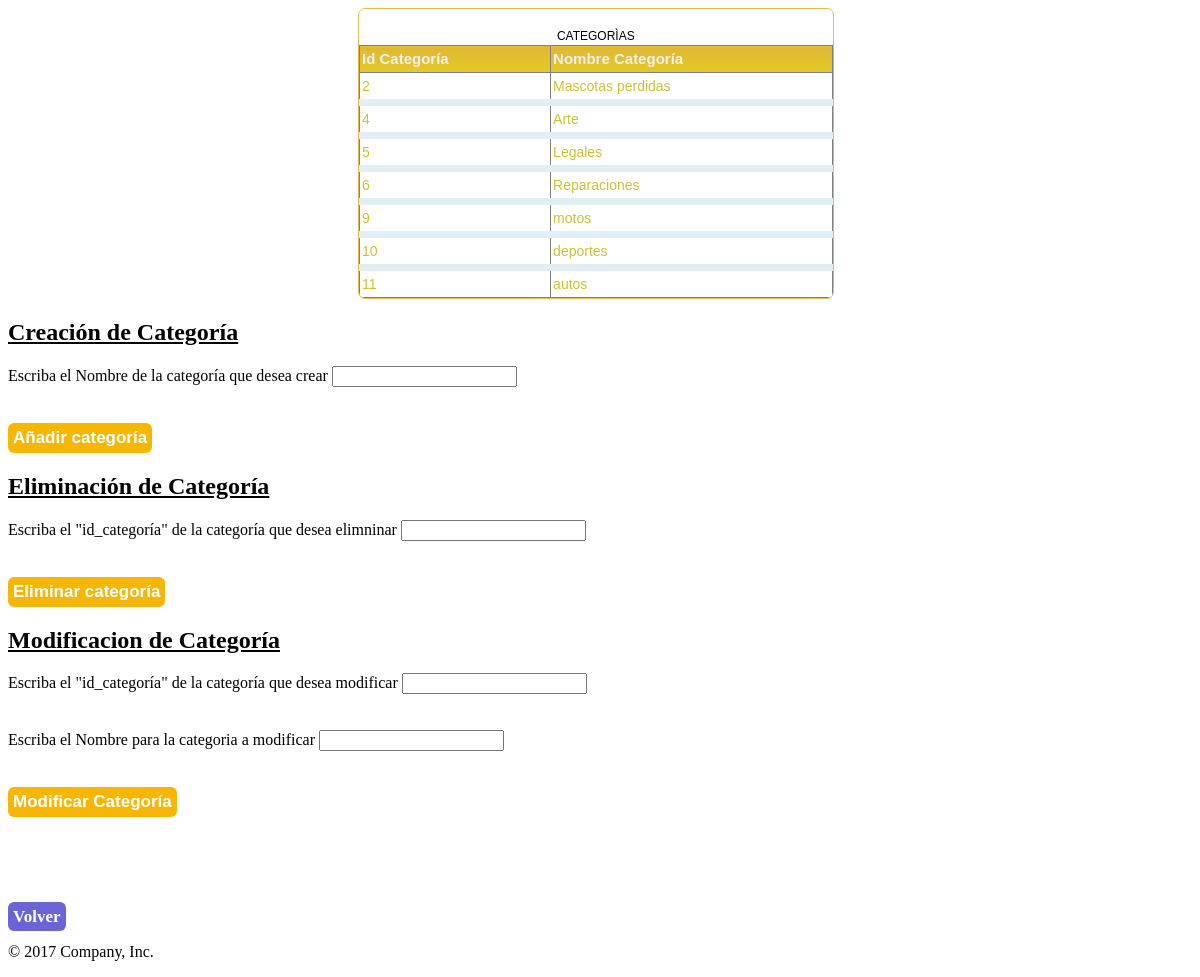
/crear_categoria.php (signed in), run on the app's committed database.
### tables this page shows
CREATE TABLE `categoria` (
  `id_categoria` int(11) NOT NULL,
  `nombre_categoria` varchar(1000) NOT NULL
);

### crear_categoria.php (the view, shortened to what this page needs)
<!DOCTYPE html>
<html>
<head>
<link rel="stylesheet" type="text/css" href="/css/tabla2.css">
</head>
	<?php
	include 'config.php';
	 $administrador= mysqli_query($con, "SELECT is_admin FROM usuario WHERE userMail='$_SESSION[userMail]'	 ;");
	 $admin = mysqli_fetch_array($administrador);
	  if($admin[0]== 1){
	$categorias = mysqli_query($con, "SELECT * FROM categoria ORDER BY id_categoria ASC ;");
	?>
	<body><div class="datagrid">
	<table border="1">
    <caption>CATEGORÌAS</caption>
		<br>
        <thead>
           <tr>
             <th >Id Categoría</th>
             <th >Nombre Categoría</th>
           </tr>
        </thead>
       <tbody>
	<?php while($cate=mysqli_fetch_array($categorias)) {
		?>
           <tr>
             <td><?php echo"$cate[0]"?> </td>
             <td><?php echo"$cate[1]"?> </td>
           </tr>
      	  <?php	}?>
	 </tbody>
</table> </div>
<form  name="f1" action='/alta_categoria.php'  method="post" class="form-signin">
				<h2 class="form-signin-heading"><ins>Creación de Categoría</ins></h2>
		         <div>
				<label class="control-label" for="nombre">Escriba el Nombre de la categoría que desea crear</label>
						<input id="nombre" name="nombre" required="required" type="text">
				</div>
				<br>
				<br>
				<div class="form-group">
					<button id="submit" name="submit" class="boton">Añadir categoría</button>
				</div>
</form>
<form  name="f2" action='/baja_categoria.php'  method="post" class="form-signin">
				<h2 class="form-signin-heading"><ins>Eliminación de Categoría</ins></h2>
		        <div>
				<label class="control-label" for="nombre">Escriba el "id_categoría" de la categoría que desea elimninar </label>
						<input id="id" name="id" required="required" type="number">
				</div>
				<br>
				<br>
				<div class="form-group">
					<button id="submit" name="submit" class="boton">Eliminar categoría</button>
				</div>
</form>
<form  name="f3" action='/modificar_categoria.php'  method="post" class="form-signin">
				<h2 class="form-signin-heading"><ins>Modificacion de Categoría</ins></h2>
		       <div>
				<label class="control-label" for="nombre">Escriba el "id_categoría" de la categoría que desea modificar </label>
						<input id="id2" name="id2" required="required" type="number">
				</div>
				<br>
				<br>
				<div>
				<label class="control-label" for="nombre">Escriba el Nombre para la categoria a modificar </label>
						<input id="nombre2" name="nombre2" required="required" type="text">
			    </div>
				<br>
				<br>
				<div class="form-group">
					<button id="submit" name="submit" class="boton">Modificar Categoría</button>
				</div>
</form>
	</body>
	<br>
	<br>
	<br>
	<br>
	<br>
	<footer>
	  <a  class="boton2" href= index.php>Volver</a><br>
	  <p>&copy; 2017 Company, Inc.</p>
	</footer>
</html> <?php } else
	{ header("Location: index.php");} ?>

### css/tabla2.css (style rules this page uses)
.datagrid table { height:auto; border-collapse: collapse; text-align: left; width: 100%; }
.datagrid { margin-left:350px; font: normal 12px/150% Geneva, Arial, Helvetica, sans-serif; background: #fff; overflow: hidden; border: 1px solid #EBB852; -webkit-border-radius: 7px; width:40% ; -moz-border-radius: 7px; border-radius: 7px; }
.datagrid table td, .datagrid table th { padding: 4px 2px; }
.datagrid table thead th { background:-webkit-gradient( linear, left top, left bottom, color-stop(0.05, #E0B834), color-stop(1, #E3CA24) ); background:-moz-linear-gradient( center top, #E0B834 5%, #E3CA24 100% ); filter:progid:DXImageTransform.Microsoft.gradient(startColorstr='#E0B834', endColorstr='#E3CA24');background-color:#E0B834; color:#F0EDF7; font-size: 15px; font-weight: bold; }
.datagrid table thead th:first-child { border: none; }
.datagrid table tbody td { color: #CCC231; font-size: 14px;border-bottom: 7px solid #E1EEF4;font-weight: normal; }
.datagrid table tbody td:first-child { border-left: none; }
.datagrid table tbody tr:last-child td { border-bottom: none; }

### crear_categoria.php (style rules this page uses)
.boton { text-decoration: none; padding: 5px; font-weight: 600; font-size: 17px; color: #ffffff; background-color: #F6B605; border-radius: 6px; border: none; }
.boton2 { text-decoration: none; padding: 5px; font-weight: 600; font-size: 17px; color: #ffffff; background-color: #6B64D5; border-radius: 6px; border: none; }

### data on the page
categoria: id_categoria "2", nombre_categoria "Mascotas perdidas"
categoria: id_categoria "4", nombre_categoria "Arte"
categoria: id_categoria "5", nombre_categoria "Legales"
categoria: id_categoria "6", nombre_categoria "Reparaciones"
categoria: id_categoria "9", nombre_categoria "motos"
categoria: id_categoria "10", nombre_categoria "deportes"
categoria: id_categoria "11", nombre_categoria "autos"
